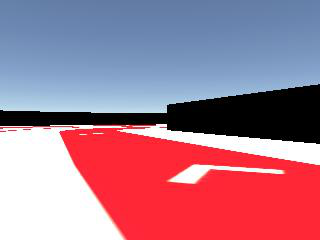
#> input picture examples/opencv/image_sample_01.png, 320 x 240 px
$ python opencv_lab05_cvt_color_gray.py
#> lines starting #> are read from the running program, lines starting #| are printed output that depends on the picture
import cv2
import numpy as np

if __name__ == '__main__':
    img_bgr = cv2.imread('image_sample_01.png')
#> img_bgr is the input picture: shape (240, 320, 3); mean B, G, R 143, 122.1, 168.8
    img_gray = cv2.cvtColor(img_bgr, cv2.COLOR_BGR2GRAY)
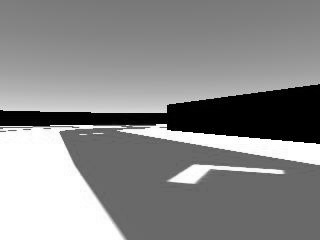
#> img_gray: shape (240, 320); min 0, max 255, mean 138.4

    cv2.namedWindow('original')
    cv2.imshow('original', img_bgr)

    cv2.namedWindow('gray')
    cv2.imshow('gray', img_gray)
    cv2.waitKey()

$ run again, with examples/opencv/image_sample_02.png copied over examples/opencv/image_sample_01.png
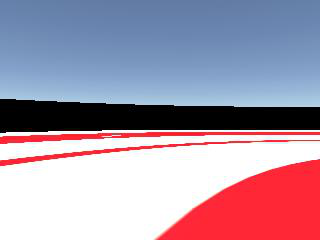
#> input picture examples/opencv/image_sample_02.png, 320 x 240 px
#> img_bgr is the input picture: shape (240, 320, 3); mean B, G, R 170.6, 151.6, 168.9
#> `img_gray = cv2.cvtColor(img_bgr, cv2.COLOR_BGR2GRAY)`:
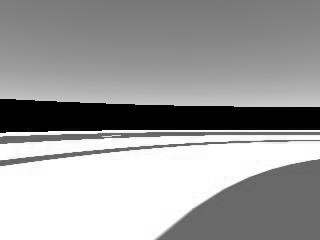
#> img_gray: shape (240, 320); min 0, max 255, mean 158.9

$ run again, with examples/opencv/image_sample_03.png copied over examples/opencv/image_sample_01.png
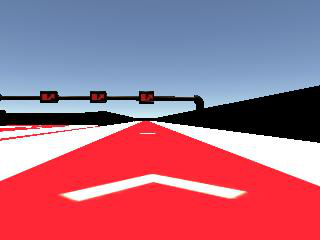
#> input picture examples/opencv/image_sample_03.png, 320 x 240 px
#> img_bgr is the input picture: shape (240, 320, 3); mean B, G, R 130.8, 109.1, 171.8
#> `img_gray = cv2.cvtColor(img_bgr, cv2.COLOR_BGR2GRAY)`:
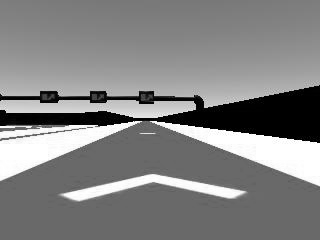
#> img_gray: shape (240, 320); min 0, max 255, mean 130.3

$ run again, with examples/opencv/image_sample_04.png copied over examples/opencv/image_sample_01.png
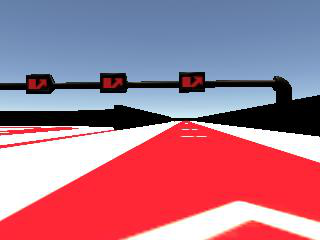
#> input picture examples/opencv/image_sample_04.png, 320 x 240 px
#> img_bgr is the input picture: shape (240, 320, 3); mean B, G, R 138.7, 118.7, 171.8
#> `img_gray = cv2.cvtColor(img_bgr, cv2.COLOR_BGR2GRAY)`:
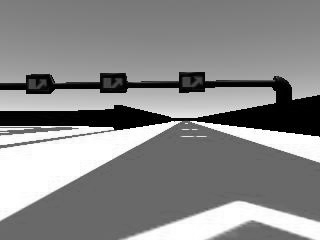
#> img_gray: shape (240, 320); min 0, max 255, mean 136.8
